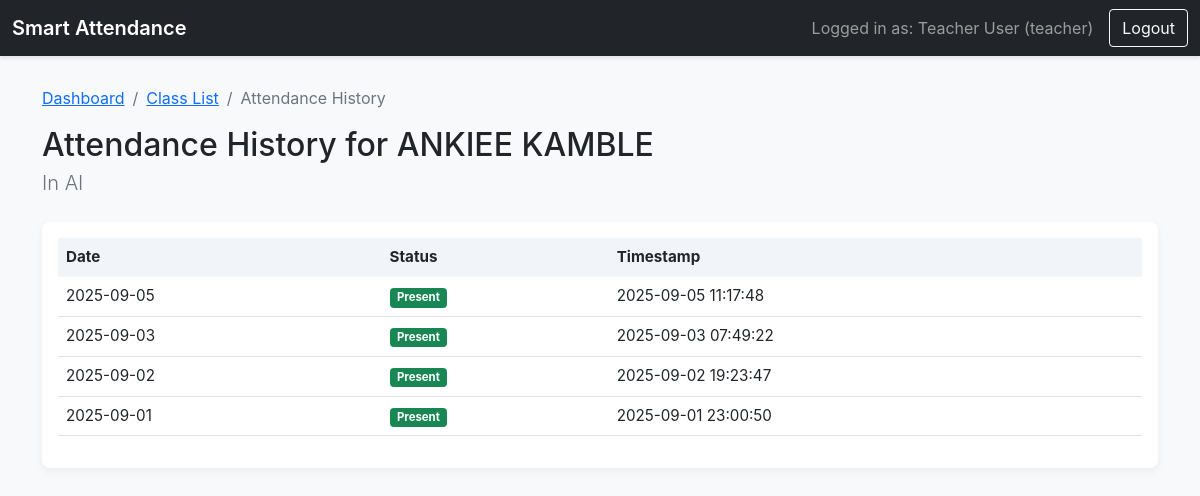
Screenshot of /teacher/history/1/student2 (signed in) with the database file from the repository.
### tables this page shows
CREATE TABLE users (
        user_id TEXT PRIMARY KEY,
        name TEXT NOT NULL,
        role TEXT NOT NULL,
        password TEXT NOT NULL
    , face_image TEXT);

CREATE TABLE subjects (
        id INTEGER PRIMARY KEY AUTOINCREMENT,
        subject_name TEXT NOT NULL,
        teacher_id TEXT NOT NULL,
        FOREIGN KEY (teacher_id) REFERENCES users (user_id)
    );

CREATE TABLE attendance_records (
        id INTEGER PRIMARY KEY AUTOINCREMENT,
        student_id TEXT NOT NULL,
        subject_id INTEGER NOT NULL,
        timestamp TEXT NOT NULL,
        date TEXT NOT NULL,
        status TEXT NOT NULL,
        FOREIGN KEY (student_id) REFERENCES users (user_id),
        FOREIGN KEY (subject_id) REFERENCES subjects (id)
    );

### app.py (the view)
@app.route('/teacher/history/<int:subject_id>/<student_id>')
@login_required
@role_required('teacher')
def student_history(subject_id, student_id):
    return render_template('student_history.html', subject=db.get_subject_by_id(subject_id),
                           student=db.get_user_by_id(student_id), history=db.get_student_attendance_history(student_id, subject_id))

### app.py (called while the page is built)
def login_required(f):
    @wraps(f)
    def decorated_function(*args, **kwargs):
        if 'user_id' not in session:
            return redirect(url_for('login'))
        return f(*args, **kwargs)
    return decorated_function

def role_required(role_name):
    def wrapper(f):
        @wraps(f)
        def decorated_function(*args, **kwargs):
            if session.get('role') != role_name:
                flash("You do not have permission to access this page.", "danger")
                return redirect(url_for('dashboard'))
            return f(*args, **kwargs)
        return decorated_function
    return wrapper

### database_manager.py (called while the page is built)
def get_db_connection():
    conn = sqlite3.connect(DATABASE)
    conn.row_factory = sqlite3.Row
    return conn

def get_user_by_id(user_id):
    conn = get_db_connection()
    user = conn.cursor().execute("SELECT * FROM users WHERE user_id = ?", (user_id,)).fetchone()
    conn.close()
    return user

def get_subject_by_id(subject_id):
    conn = get_db_connection()
    subject = conn.cursor().execute("SELECT * FROM subjects WHERE id = ?", (subject_id,)).fetchone()
    conn.close()
    return subject

def get_student_attendance_history(student_id, subject_id):
    conn = get_db_connection()
    history = conn.cursor().execute("SELECT date, status, timestamp FROM attendance_records WHERE student_id = ? AND subject_id = ? ORDER BY date DESC", (student_id, subject_id)).fetchall()
    conn.close()
    return history

### templates/student_history.html
{% extends "base.html" %}
{% block content %}
    <nav aria-label="breadcrumb">
        <ol class="breadcrumb">
            <li class="breadcrumb-item"><a href="{{ url_for('dashboard') }}">Dashboard</a></li>
            <li class="breadcrumb-item"><a href="{{ url_for('view_class_list', subject_id=subject.id) }}">Class List</a></li>
            <li class="breadcrumb-item active" aria-current="page">Attendance History</li>
        </ol>
    </nav>
    <h2 class="mb-1">Attendance History for {{ student.name }}</h2>
    <p class="lead text-muted">In {{ subject.subject_name }}</p>
    <div class="card mt-4">
        <div class="card-body">
            <table class="table table-hover">
                <thead>
                    <tr>
                        <th>Date</th>
                        <th>Status</th>
                        <th>Timestamp</th>
                    </tr>
                </thead>
                <tbody>
                    {% for record in history %}
                    <tr>
                        <td>{{ record.date }}</td>
                        <td>
                            {% if record.status == 'Present' %}<span class="badge bg-success">Present</span>
                            {% elif record.status == 'Absent' %}<span class="badge bg-danger">Absent</span>
                            {% else %}<span class="badge bg-secondary">{{ record.status }}</span>
                            {% endif %}
                        </td>
                        <td>{{ record.timestamp }}</td>
                    </tr>
                    {% else %}
                    <tr><td colspan="3" class="text-center">No attendance history found for this student in this subject.</td></tr>
                    {% endfor %}
                </tbody>
            </table>
        </div>
    </div>
{% endblock %}

### static/style.css (style rules this page uses)
body { background-color: #f8f9fa; font-family: -apple-system, BlinkMacSystemFont, "Segoe UI", Roboto, "Helvetica Neue", Arial, sans-serif; }
.card { border: none; box-shadow: 0 4px 8px rgba(0,0,0,.05); border-radius: 0.5rem; }
.table { border-collapse: separate; border-spacing: 0; font-size: 0.95rem; }
.table thead th { background-color: #f1f5f9; border: none; }

### rows the page displays
users: name "ANKIEE KAMBLE"
subjects: subject_name "AI"
attendance_records: date "2025-09-05", status "Present", timestamp "2025-09-05 11:17:48"
attendance_records: date "2025-09-03", status "Present", timestamp "2025-09-03 07:49:22"
attendance_records: date "2025-09-02", status "Present", timestamp "2025-09-02 19:23:47"
attendance_records: date "2025-09-01", status "Present", timestamp "2025-09-01 23:00:50"

### other values shown
{{ session.name }} "Teacher User"
{{ session.role }} "teacher"
